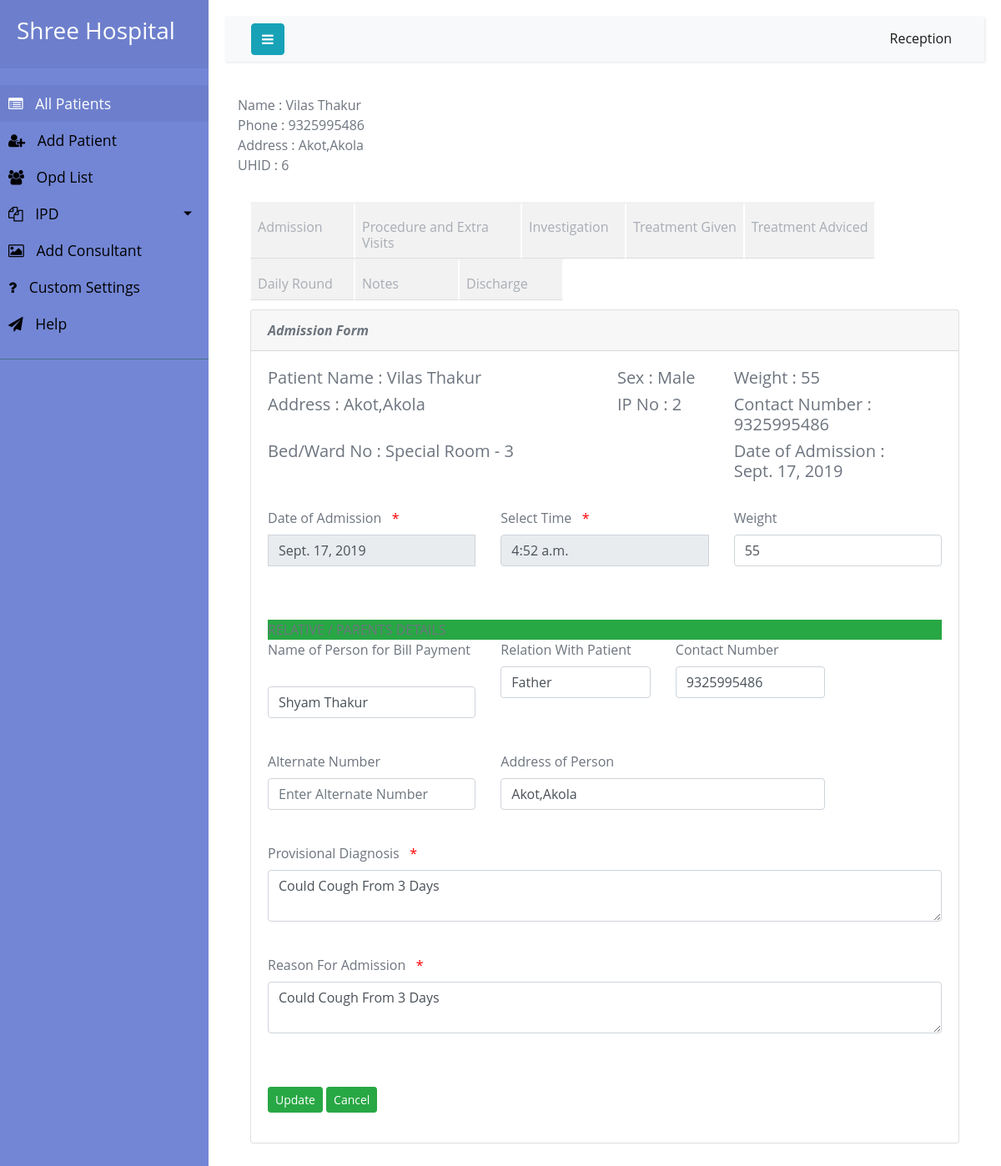
The app's page /2/dischargedetails/ (signed in) with its own data.
### hospi/models.py (models this page shows, shortened)
class Ipd(models.Model):
    patient = models.ForeignKey(Patient, on_delete=models.CASCADE, blank=True)
    reason_admission = models.CharField(max_length=200, blank=True)
    provisional_diagnosis = models.CharField(max_length=200, )
    ipd_id = models.AutoField(primary_key=True)
    weight = models.CharField(max_length=10, blank=True)
    bill_responsible = models.CharField(max_length=100, blank=True)
    bill_relation = models.CharField(max_length=100, blank=True)
    rooms = models.ForeignKey(Rooms, on_delete=models.CASCADE, blank=True)
    date_of_admission = models.DateField(default=datetime.date.today)
    time_of_admission = models.TimeField(blank=True, default=now)
    condition_admission = models.CharField(max_length=20, choices=Admission_condition)
    consultant = models.CharField(max_length=20, choices=Consultant)
    secondary_consultant = models.CharField(max_length=200)

class Patient(models.Model):
    firstname = models.CharField(max_length=200)
    lastname = models.CharField(max_length=200)
    phone = models.CharField(max_length=20)
    alternate_phone = models.CharField(max_length=20)
    address = models.TextField()
    patient_id = models.AutoField(primary_key=True)
    gender = models.CharField(max_length=6, choices=Gender)

class Rooms(models.Model):
    name = models.CharField(max_length=200)
    def __str__(self):
        return str(self.name)

### hospi/views.py (the view)
# urls.py: re_path(r'^(?P<ipd_id>\d+)/dischargedetails/$', my_patient.discharge_detail, name='discharge_details'),
@login_required
def discharge_detail(request, ipd_id):
    object = get_object_or_404(Ipd, pk=ipd_id)
    if request.method == "POST":
        investigation = InvestigationForm(request.POST)
        procedure = ProcedureForm(request.POST)
        treatmentgiven = TreatmentGivenForm(request.POST)
        treatmentadviced = TreatmentAdvicedForm(request.POST)
        dailyround = DailyRoundForm(request.POST)
        discharge = DischargeForm(request.POST)
        if investigation.is_valid():
            inves = investigation.save(commit=False)
            inves.object = object
            inves.save()
            return HttpResponseRedirect(request.path_info)
        elif procedure.is_valid():
            pro = procedure.save(commit=False)
            pro.object = object
            pro.save()
            return HttpResponseRedirect(request.path_info)
        elif treatmentgiven.is_valid():
            treatmentg = treatmentgiven.save(commit=False)
            treatmentg.object = object
            treatmentg.save()
            return HttpResponseRedirect(request.path_info)
        elif treatmentadviced.is_valid():
            treatmenta = treatmentadviced.save(commit=False)
            treatmenta.object = object
            treatmenta.save()
            return HttpResponseRedirect(request.path_info)
        elif dailyround.is_valid():
            dailyr = dailyround.save(commit=False)
            dailyr.object = object
            dailyr.save()
            return HttpResponseRedirect(request.path_info)
        elif discharge.is_valid():
            disch = discharge.save(commit=False)
            disch.object = object
            disch.save()
            return HttpResponseRedirect(reverse('discharge_list'))
        else:
            return HttpResponse(treatmentadviced.errors.as_data())
    else:
        treatmentgivenlist = object.treatmentgiven_set.all()
        treatmentadvicedlist = object.treatmentadviced_set.all()
        prolist = Procedure.objects.all().filter(ipd=ipd_id)
        procedure = ProcedureForm()
        investigationlist = Investigation.objects.all().filter(ipd=ipd_id)
        investigation = InvestigationForm()
        treatmentgiven = TreatmentGivenForm()
        treatmentadviced = TreatmentAdvicedForm()
        dailyround = DailyRoundForm()
        dailyroundlist = DailyRound.objects.all().filter(ipd=ipd_id)
        discharge = DischargeForm()
        return render(request, 'dischargedetails.html', {
            'object': object, 'investi': investigation, 'investilist': investigationlist,
            'procedure': procedure, 'prolist': prolist,
            'treatmentadviced': treatmentadviced, 'treatmentadvicedlist': treatmentadvicedlist,
            'treatmentgiven': treatmentgiven, 'treatmentgivenlist': treatmentgivenlist,
            'dailyround':dailyround,'dailyroundlist':dailyroundlist,
            'discharge': discharge,
        })

### hospi/forms.py
class InvestigationForm(ModelForm):
    class Meta:
        model = Investigation
        fields = ['name','id','report','date','ipd']

class ProcedureForm(ModelForm):
    class Meta:
        model = Procedure
        fields = ['id','ipd','report','date','time']

### hospi/templates/dischargedetails.html (shortened to what this page needs)
{% extends 'layout.html' %} {% load widget_tweaks %} {% block title %} Admit Patient {% endblock %} {% block body %}
<div class="container">
		<div class="card-panel">	<span class="blue-text text-darken-2">Name : {{object.patient.firstname}} {{object.patient.lastname}}</span>
			<br>	<span class="blue-text text-darken-2">Phone : {{ object.patient.phone  }}</span>
			<br>	<span class="blue-text text-darken-2">Address : {{ object.patient.address  }}</span>
			<br>	<span class="blue-text text-darken-2">UHID : {{ object.patient.patient_id }}</span>
			<br>
		</div>
	<div class="row">
		<div class="col-lg-12">
			<div class="tab" role="tabpanel">
				<div id="exTab2" class="container">
					<ul class="nav nav-tabs">
						<li role="presentation" >
							<a href="#admissionTab" data-toggle="tab">Admission</a>
						</li>
						<li role="presentation">
							<a href="#procedureTab" data-toggle="tab">Procedure and Extra Visits</a>
						</li>
						<li role="presentation">
							<a href="#investigationId" data-toggle="tab">Investigation</a>
						</li>
						<li role="presentation">
							<a href="#treatmentgivenTab" data-toggle="tab">Treatment Given</a>
						</li>
						<li role="presentation">
							<a href="#treatmentadvicedTab" data-toggle="tab">Treatment Adviced</a>
						</li>
						<li role="presentation">
							<a href="#dailyTab" data-toggle="tab">Daily Round</a>
						</li>
						<li role="presentation">
							<a href="#notesTab" data-toggle="tab">Notes</a>
						</li>
						<li role="presentation">
							<a href="#dischargeTab" data-toggle="tab">Discharge</a>
						</li>
					</ul>
					<div class="tab-content tabs">
						<div role="tabpanel" class="tab-pane active" id="admissionTab">
							<div class="col-lg-14">
								<div class="card">
									<div class="card-header">
										<header class="font-weight-bold  font-italic">Admission Form</header>
									</div>
									<div class="card-body">
										<div class="card-panel">
											<form action="{% url 'create-patient-record'%}" method="post"
												enctype="multipart/form-data">{% csrf_token %}
												<div class="section-body">
													<div class="row">
														<div class="col-lg-6">
															<h5 class="font-bold">
																Patient Name :
																<span> {{object.patient.firstname}}
																	{{object.patient.lastname}}</span>
															</h5>
														</div>
														<div class="col-lg-2">
															<h5 class="font-bold">
																Sex :
																<span>{{object.patient.gender}}</span>
															</h5>
														</div>
														<div class="col-lg-2">
															<h5 class="font-bold">
																Weight :
																<span>{{object.weight}}</span>
															</h5>
														</div>
													</div>
													<div class="row">
														<div class="col-lg-6">
															<h5 class="font-bold">
																Address :
																<span>{{object.patient.address}}</span>
															</h5>
														</div>
														<div class="col-lg-2">
															<h5>
																IP No :
																<span>{{object.ipd_id}}</span>
															</h5>
														</div>
														<div class="col-lg-4">
															<h5>
																Contact Number :
																<span>{{object.patient.phone}}</span>
															</h5>
														</div>
													</div>
													<div class="row">
														<div class="col-lg-8">
															<h5 class="font-bold">
																Bed/Ward No :
																<span>{{object.rooms}}</span>
															</h5>
														</div>
														<div class="col-lg-4">
															<h5>
																Date of Admission :
																<span>{{object.date_of_admission}}</span>
															</h5>
														</div>
													</div>
													<div class="row">
														<div class="col-lg-4">
															<div class="form-group" id="dischargeDate_Id">
																<label>Date of Admission &nbsp <span
																		style="color: red">*</span>
																</label>
																<div class="input-group date">
																	<input type="text" id="invoiceDate"
																		class="form-control" readonly="true"
																		value="{{object.date_of_admission}}">
																</div>
															</div>
														</div>
														<div class="col-lg-4">
															<div class="form-group">
																<label>Select Time &nbsp <span
																		style="color: red">*</span>
																</label>
																<div class="input-group clockpicker"
																	data-autoclose="true">
																	<input id="admissionTime" type="text"
																		class="form-control dontallowspecailchar"
																		readonly="true"
																		placeholder="Enter Admission Time"
																		value="{{object.time_of_admission}}">
																</div>
															</div>
														</div>
														<div class="col-lg-4">
															<div class="form-group">
																<label>Weight &nbsp
																</label>
																<input id="refDoctorName" type="text"
																	class="form-control" placeholder="Reference By"
																	value="{{object.weight}}">
															</div>
														</div>
													</div>
													<div class="bg-success p-xs b-r-sm text-uppercase  font-bold">
														RELATIVE / PARENTS DETAILS</div>
													<div class="row">
														<div class="col-lg-4">
															<div class="form-group">
																<label>Name of Person for Bill Payment &nbsp
																</label>
																<input id="payingPerson" type="text"
																	class="form-control"
																	placeholder="Enter Name of Person for Bill Payment"
																	value="{{object.bill_responsible}}">
															</div>
														</div>
														<div class="col-lg-3">
															<div class="form-group">
																<label>Relation With Patient &nbsp
																</label>
																<input id="relationwithPatient" type="text"
																	class="form-control" placeholder="Relation"
																	value="{{object.bill_relation}}">
															</div>
														</div>
														<div class="col-lg-3 hide">
															<div class="form-group">
																<label>Contact Number &nbsp
																</label>
																<input id="contactNumber" type="text"
																	value="{{object.patient.phone}}"
																	class="form-control" maxlength="10"
																	placeholder="Enter Contact Number">
															</div>
														</div>
													</div>
													<div class="row">
														<div class="col-lg-4 hide">
															<div class="form-group">
																<label>Alternate Number &nbsp
																</label>
																<input id="alternateNumber"
																	value="{{object.alternate_phone}}" type="text"
																	class="form-control" maxlength="10"
																	placeholder="Enter Alternate Number ">
															</div>
														</div>
														<div class="col-lg-6">
															<div class="form-group">
																<label>Address of Person &nbsp
																</label>
																<input id="addOfPerson"
																	value="{{object.patient.address}}" type="text"
																	class="form-control"
																	vplaceholder="Address of Person">
															</div>
														</div>
													</div>
													<div class="row">
														<div class="col-lg-12">
															<div class="form-group">
																<label>Provisional Diagnosis &nbsp <span
																		style="color: red">*</span>
																</label>
																<textarea id="provisional" name="provisional_diagnosis"
																	type="text"
																	placeholder="Enter Provisional Diagnosis"
																	class="dontallowspecailchar form-control h-150"
																	value="{{object.provisional_diagnosis}}">{{object.reason_admission}}</textarea>
															</div>
														</div>
													</div>
													<div class="row">
														<div class="col-lg-12">
															<div class="form-group">
																<label>Reason For Admission &nbsp <span
																		style="color: red">*</span>
																</label>
																<textarea id="history" name="admission_reason"
																	type="text"
																	class="dontallowspecailchar form-control h-150"
																	value="{{object.reason_admission}}">{{object.reason_admission}}</textarea>
															</div>
														</div>
													</div>
													<div class="form-group text-left">
														<div>
															<br>
															<input class="btn btn-success btn-sm" type="submit"
																value="Update">
															<button id="cancel" class="btn btn-success btn-sm"
																type="button">Cancel</button>
														</div>
													</div>
												</div>
										</div>
									</div>
								</div>
							</div>
						</div>
					</div>
				</div>
			</div>
					{% endblock %}

### hospi/static/css/style4.css (style rules this page uses)
body { font-family: 'Poppins', sans-serif; background: #fafafa; }
a, a:hover, a:focus { color: inherit; text-decoration: none; transition: all 0.3s; }
i, span { display: inline-block; }

### hospi/templates/layout.html (style rules this page uses)
a, a:hover { color: initial; }
.container { margin: 2em auto 0 auto; }
.nav-tabs { border: none; }
.nav-tabs>li>a { padding: 0; border: none; background: none; }
body { color: #6d747e; font-family: 'Open Sans', sans-serif; font-size: 16px; line-height: 1.5em; }
.tab-content { margin: 0.7em 0; }
.nav-tabs>li { padding: 1em 0.5em 0.5em; border: 1px solid #fff; border-top: 5px solid transparent; border-radius: 0; border-bottom-color: #ddd; margin: 0; min-width: 125px; font-size: 16px; max-width: 200px; white-space: normal; background: #f2f2f2; transition: border-top ease-out 0.3s, background ease-out 0.3s; }
.nav-tabs>li a { color: #a8adb4; transition: color ease-out 0.3s; }
.nav>li>a { display: block; position: relative; width: 100%; height: 100%; line-height: 1.2em; margin: 0; }
.input-group .form-control { float: left; margin-bottom: 0; position: relative; z-index: 2; }

### records on screen
Ipd: patient.firstname "Vilas", patient.lastname "Thakur", patient.phone "9325995486", patient.address "Akot,Akola", patient.patient_id "6", patient.gender "Male", weight "55", ipd_id "2", rooms "Special Room - 3", date_of_admission "Sept. 17, 2019", time_of_admission "4:52 a.m.", bill_responsible "Shyam Thakur", bill_relation "Father", provisional_diagnosis "Could Cough From 3 Days", admission_reason "Could Cough From 3 Days"
